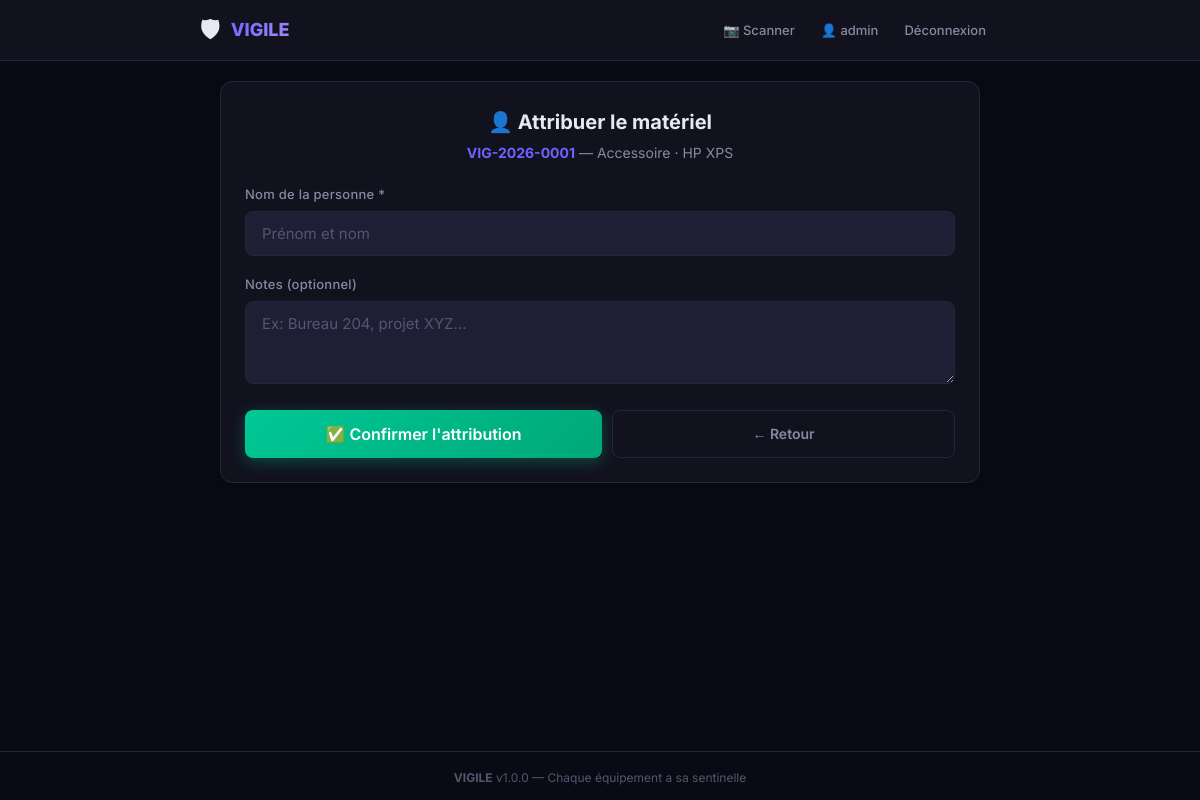
Screenshot of /materiel/VIG-2026-0001/attribuer (signed in) with the database file from the repository.
### models.py (models this page shows, shortened)
class Base(DeclarativeBase):
    pass

class User(Base):
    __tablename__ = "users"
    id = Column(Integer, primary_key=True, autoincrement=True)
    username = Column(String(80), unique=True, nullable=False, index=True)
    email = Column(String(120), unique=True, nullable=False)
    password_hash = Column(String(255), nullable=False)
    role = Column(String(20), nullable=False, default="gestionnaire")
    created_at = Column(
        DateTime, nullable=False, default=lambda: datetime.now(timezone.utc)
    )
    is_active = Column(Boolean, nullable=False, default=True)
    materiels_crees = relationship(
        "Materiel", back_populates="createur", lazy="dynamic"
    )
    attributions_faites = relationship(
        "Attribution", back_populates="attribueur", lazy="dynamic"
    )

class Materiel(Base):
    __tablename__ = "materiels"
    id = Column(Integer, primary_key=True, autoincrement=True)
    code_vigile = Column(String(20), unique=True, nullable=False, index=True)
    qr_code_path = Column(String(255), nullable=True)
    type = Column(String(50), nullable=False)  # ordinateur, clavier, souris, etc.
    marque = Column(String(100), nullable=True)
    modele = Column(String(100), nullable=True)
    numero_serie = Column(String(100), nullable=True)
    etat = Column(String(20), nullable=False, default="neuf")
    emplacement = Column(String(50), nullable=False, default="réserve")
    date_acquisition = Column(DateTime, nullable=True)
    notes = Column(Text, nullable=True)
    created_at = Column(
        DateTime, nullable=False, default=lambda: datetime.now(timezone.utc)
    )
    created_by = Column(Integer, ForeignKey("users.id"), nullable=True)
    createur = relationship("User", back_populates="materiels_crees")
    attributions = relationship(
        "Attribution",
        back_populates="materiel",
        lazy="dynamic",
        order_by="Attribution.date_attribution.desc()"
    )

### web/routes.py (the view, shortened to what this page needs)
@main_bp.route("/materiel/<code_vigile>/attribuer", methods=["GET", "POST"])
@login_required
def attribuer(code_vigile):
    session = get_session()
    try:
        materiel = session.query(Materiel).filter_by(
            code_vigile=code_vigile
        ).first()
        if not materiel:
            flash("Matériel introuvable.", "error")
            return redirect(url_for("main.scan"))
        attr_active = (
            session.query(Attribution)
            .filter_by(materiel_id=materiel.id, is_active=True)
            .first()
        )
        return render_template(
            "assign.html",
            materiel=materiel,
            action="attribuer"
        )
    except Exception as e:
        session.rollback()
        flash(f"Erreur : {e}", "error")
        return redirect(url_for("main.fiche_materiel", code_vigile=code_vigile))
    finally:
        session.close()

### database.py (called while the page is built)
def get_session():
    return SessionLocal()

### web/auth.py (called while the page is built)
@login_manager.user_loader
def load_user(user_id):
    session = get_session()
    try:
        user = session.query(User).get(int(user_id))
        if user and user.is_active:
            return FlaskUser(user)
        return None
    except Exception:
        return None
    finally:
        session.close()

    @property
    def is_active(self):
        return self._is_active

### web/routes.py (called while the page is built)
def create_flask_app():
    app = Flask(
        __name__,
        template_folder=os.path.join(
            os.path.dirname(os.path.abspath(__file__)), "templates"
        )
    )
    app.config["SECRET_KEY"] = SECRET_KEY
    app.config["SESSION_COOKIE_NAME"] = "vigile_session"
    @app.context_processor
    def inject_globals():
        return {
            "app_name": APP_NAME,
            "app_slogan": APP_SLOGAN,
            "app_version": APP_VERSION,
        }
    from web.auth import login_manager, auth_bp
    login_manager.init_app(app)
    app.register_blueprint(auth_bp)
    app.register_blueprint(main_bp)
    return app

### web/templates/assign.html (shortened to what this page needs)
{% extends "base.html" %}
{% block content %}
<div class="card">
    <div class="card-header text-center">
        <h1 class="card-title">
            {% if action == 'attribuer' %}
                👤 Attribuer le matériel
            {% else %}
                📦 Récupérer le matériel
            {% endif %}
        </h1>
        <p class="card-subtitle">
            <span style="color: var(--accent); font-weight: 700;">{{ materiel.code_vigile }}</span>
            — {{ materiel.type | capitalize }}
            {% if materiel.marque %} · {{ materiel.marque }}{% endif %}
            {% if materiel.modele %} {{ materiel.modele }}{% endif %}
        </p>
    </div>
    {% if action == 'attribuer' %}
    <form method="POST" action="{{ url_for('main.attribuer', code_vigile=materiel.code_vigile) }}">
        <div class="form-group">
            <label for="nom" class="form-label">Nom de la personne *</label>
            <input type="text" id="nom" name="nom" class="form-input"
                   placeholder="Prénom et nom" required autofocus
                   autocomplete="name">
        </div>
        <div class="form-group">
            <label for="notes" class="form-label">Notes (optionnel)</label>
            <textarea id="notes" name="notes" class="form-input"
                      placeholder="Ex: Bureau 204, projet XYZ..."
                      rows="3"></textarea>
        </div>
        <div class="btn-group mt-2">
            <button type="submit" class="btn btn-success btn-lg">
                ✅ Confirmer l'attribution
            </button>
            <a href="{{ url_for('main.fiche_materiel', code_vigile=materiel.code_vigile) }}"
               class="btn btn-outline">
                ← Retour
            </a>
        </div>
    </form>
    {% endif %}
</div>
{% endblock %}

### web/templates/base.html (shortened to what this page needs)
<!DOCTYPE html>
<html lang="fr">
<head>
</head>
<body>
    {% if current_user.is_authenticated %}
    <nav class="navbar">
        <div class="navbar-inner">
            <a href="/" class="navbar-brand">
                <span class="logo">🛡</span>
                <span class="brand-name">{{ app_name }}</span>
            </a>
            <div class="navbar-actions">
                <a href="{{ url_for('main.scan') }}" class="nav-link {% if request.path == '/scan' %}active{% endif %}">📷 Scanner</a>
                <span class="navbar-user">👤 {{ current_user.username }}</span>
                <a href="{{ url_for('auth.logout') }}" class="nav-link">Déconnexion</a>
            </div>
        </div>
    </nav>
    {% endif %}
    <main class="main-content">
        {% block content %}{% endblock %}
    </main>
    <footer class="footer">
        <strong>{{ app_name }}</strong> v{{ app_version }} — {{ app_slogan }}
    </footer>
</body>
</html>

### web/templates/base.html (style rules this page uses)
:root { --bg-dark: #0a0a14; --bg-card: #12121f; --bg-card-hover: #1a1a2e; --bg-input: #1e1e35; --accent: #6c63ff; --accent-hover: #7b73ff; --accent-green: #00c896; --accent-green-dim: rgba(0, 200, 150, 0.15); --accent-orange: #ff9f43; --accent-orange-dim: rgba(255, 159, 67, 0.15); --accent-red: #ff6b6b; --accent-red-dim: rgba(255, 107, 107, 0.15); --accent-blue: #54a0ff; --accent-blue-dim: rgba(84, 160, 255, 0.15); --text-primary: #e8e8f0; --text-secondary: #8888a0; --text-muted: #555570; --border: #252540; --gold: #ffd700; --shadow: 0 4px 24px rgba(0, 0, 0, 0.4); --shadow-sm: 0 2px 8px rgba(0, 0, 0, 0.3); --radius: 12px; --radius-sm: 8px; --transition: all 0.25s cubic-bezier(0.4, 0, 0.2, 1); }
*, *::before, *::after { margin: 0; padding: 0; box-sizing: border-box; }
html { font-size: 16px; scroll-behavior: smooth; }
body { font-family: 'Inter', -apple-system, BlinkMacSystemFont, sans-serif; background: var(--bg-dark); color: var(--text-primary); min-height: 100vh; line-height: 1.6; -webkit-font-smoothing: antialiased; }
.navbar { background: var(--bg-card); border-bottom: 1px solid var(--border); padding: 0 20px; position: sticky; top: 0; z-index: 100; backdrop-filter: blur(12px); -webkit-backdrop-filter: blur(12px); }
.navbar-inner { max-width: 800px; margin: 0 auto; display: flex; align-items: center; justify-content: space-between; height: 60px; }
.navbar-brand { display: flex; align-items: center; gap: 10px; text-decoration: none; color: var(--text-primary); }
.navbar-brand .logo { font-size: 24px; }
.navbar-brand .brand-name { font-weight: 800; font-size: 18px; background: linear-gradient(135deg, var(--accent), #a78bfa); -webkit-background-clip: text; -webkit-text-fill-color: transparent; background-clip: text; }
.navbar-actions { display: flex; align-items: center; gap: 12px; }
.navbar-user { color: var(--text-secondary); font-size: 13px; font-weight: 500; }
.nav-link { color: var(--text-secondary); text-decoration: none; font-size: 13px; font-weight: 500; padding: 6px 14px; border-radius: var(--radius-sm); transition: var(--transition); }
.main-content { max-width: 800px; margin: 0 auto; padding: 20px; min-height: calc(100vh - 60px - 50px); }
.card { background: var(--bg-card); border: 1px solid var(--border); border-radius: var(--radius); padding: 24px; margin-bottom: 16px; box-shadow: var(--shadow-sm); transition: var(--transition); }
.card-header { margin-bottom: 20px; }
.card-title { font-size: 20px; font-weight: 700; margin-bottom: 4px; }
.card-subtitle { color: var(--text-secondary); font-size: 14px; }
.btn { display: inline-flex; align-items: center; justify-content: center; gap: 8px; padding: 12px 24px; border: none; border-radius: var(--radius-sm); font-family: 'Inter', sans-serif; font-size: 14px; font-weight: 600; cursor: pointer; transition: var(--transition); text-decoration: none; line-height: 1; }
.btn-success { background: linear-gradient(135deg, var(--accent-green), #00a878); color: #ffffff; box-shadow: 0 4px 15px rgba(0, 200, 150, 0.3); }
.btn-outline { background: transparent; border: 1px solid var(--border); color: var(--text-secondary); }
.btn-lg { padding: 16px 32px; font-size: 16px; }
.form-group { margin-bottom: 18px; }
.form-label { display: block; color: var(--text-secondary); font-size: 13px; font-weight: 500; margin-bottom: 6px; letter-spacing: 0.02em; }
.form-input { width: 100%; padding: 12px 16px; background: var(--bg-input); border: 1px solid var(--border); border-radius: var(--radius-sm); color: var(--text-primary); font-family: 'Inter', sans-serif; font-size: 15px; transition: var(--transition); outline: none; }
.form-input::placeholder { color: var(--text-muted); }
textarea.form-input { resize: vertical; min-height: 80px; }
.footer { text-align: center; padding: 16px 20px; color: var(--text-muted); font-size: 12px; border-top: 1px solid var(--border); }
.text-center { text-align: center; }
.mt-2 { margin-top: 16px; }
.btn-group { display: flex; gap: 10px; flex-wrap: wrap; }
.btn-group .btn { flex: 1; min-width: 120px; }

### rows the page displays
User: username "admin"
Materiel: code_vigile "VIG-2026-0001", type "Accessoire", marque "HP", modele "XPS"

### other values shown
{{ app_name }} "VIGILE"
{{ app_version }} "1.0.0"
{{ app_slogan }} "Chaque équipement a sa sentinelle"
